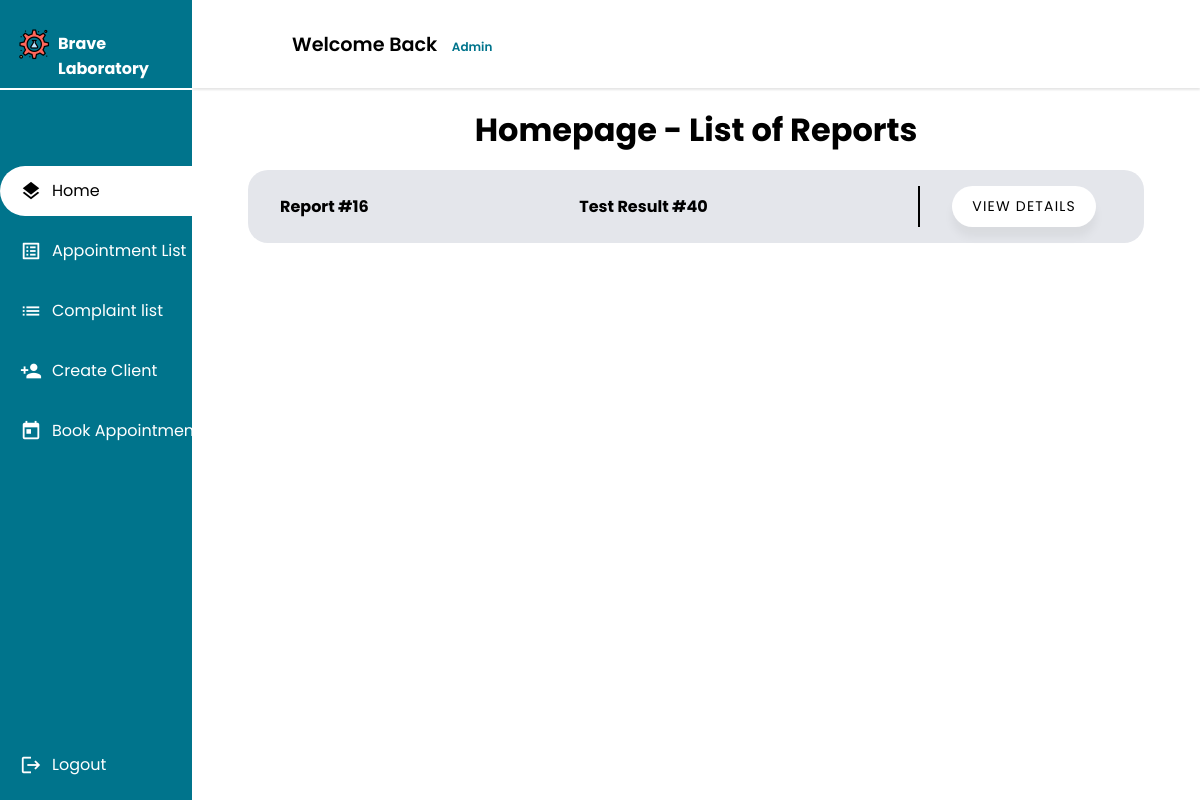
Before: /receptionist/home/report/ (signed in) with the older database file.
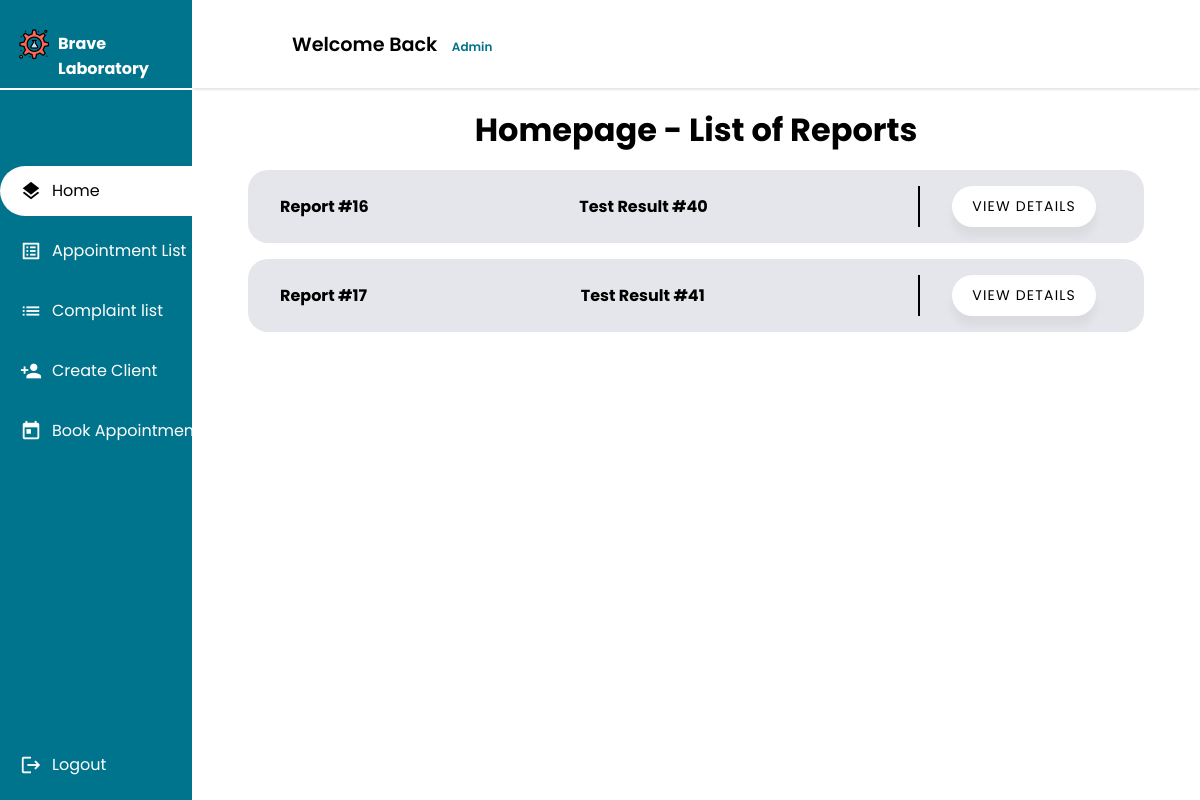
After: the same page with the newer database file.
### main_home/models.py (models this page shows, shortened)
class Report(models.Model):
    test_result = models.OneToOneField(TestResult, on_delete=models.CASCADE)
    creation_time = models.DateTimeField(auto_now_add=True)
    description = models.CharField(max_length=100000, null=True, blank=True)
    class Meta:
        db_table = 'report'

class TestResult(models.Model):
    request = models.OneToOneField(AnalysisRequest, on_delete=models.CASCADE)
    creation_time = models.DateTimeField(auto_now_add=True)
    duration = models.DurationField(null=True, blank=True)
    approved = models.BooleanField(default=False)
    class Meta:
        db_table = 'test_result'
    def __str__(self):
        return f"Test Result #{self.id}"

### receptionist/views.py (the view)
# urls.py: path("home/report/",views.receptionist_home,name="receptionist"),
@login_required
@permission_required('receptionist.view_receptionist', raise_exception=True)
def receptionist_home(request):
    reports = Report.objects.all()
    context ={
        'reports':reports
    }
    return render(request,'receptionist/receptionist.html', context)

### receptionist/templates/receptionist/receptionist.html (shortened to what this page needs)
{% extends 'main_home/actors_base.html' %}
{% load static %}
{% block css_2 %}
<link rel="stylesheet" href="{% static 'css/list.css' %}">
{% endblock css_2 %}
{% block main %}
<div class="Container">
    <h1>Homepage - List of Reports</h1>
    <ul>
        {% if reports %}
        <ul>
            {% for report in reports %}
                <li class="app1">
                    <span><strong>Report #{{ report.id }}</strong></span>
                    <span><strong>{{ report.test_result }}</strong></span>
                    <div class="buttons">
                        <button class="list-button"><a class="list-links" href="{% url 'receptionist_report_detail' report.id  %}">View Details</a></button>
                    </div>
                </li>
            {% endfor %}
        </ul>
        {% endif %}
    </ul>
</div>
{% endblock main %}
{% block sidebar %}
    <li><a href={% url 'receptionist' %}><span class="material-icons X">layers</span> <span class="nav-item">Home</span></a></li>
    <li><a href={% url 'appointment_list' %}><span class="material-icons X">list_alt</span><span class="nav-item">Appointment List</span></a></li>
    <li><a href={% url 'complaint_list' %}><span class="material-icons X">list</span><span class="nav-item">Complaint list</span></a></li>
    <li><a href={% url 'client_add' %}><span class="material-icons X">person_add</span><span class="nav-item">Create Client</span></a></li>
    <li><a href={% url 'appointment_add' %}><span class="material-icons X">today</span><span class="nav-item">Book Appointment</span></a></li>
{% endblock sidebar %}

Changed rows visible on the page:
added Report: id "17", test_result "Test Result #41"
